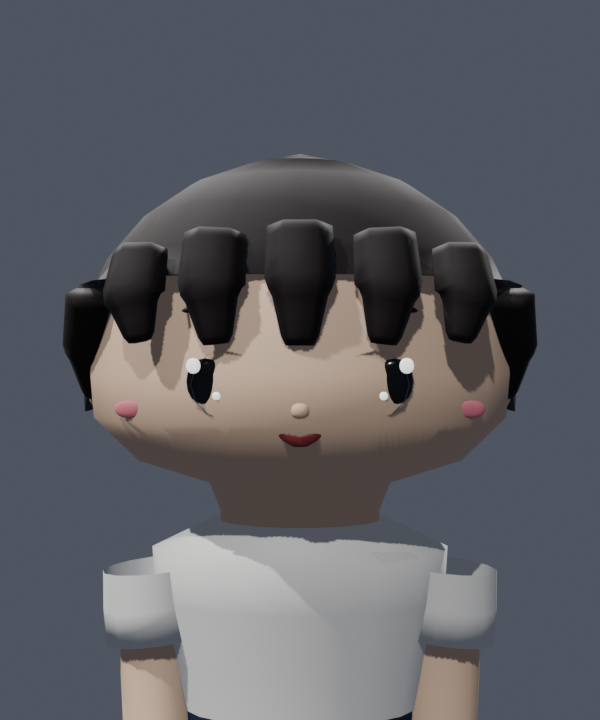
#> input picture blender/character_prototype/factory/previews/hair_pilot/hair_001_front.png, 600 x 720 px, found by its file name
$ python make_pilot_grid.py
#> lines starting #> are read from the running program, lines starting #| are printed output that depends on the picture
import os
from PIL import Image, ImageDraw, ImageFont

pilot_dir = r"C:\Users\Admin\Desktop\GAME\GAME-KNDMST\blender\character_prototype\factory\previews\hair_pilot"
styles = [
    ("hair_001", "HAIR_001 — Classic Bowl Cut"),
    ("hair_002", "HAIR_002 — Sporty Short"),
    ("hair_003", "HAIR_003 — Rounded Bob"),
    ("hair_004", "HAIR_004 — Side-Parted Short"),
    ("hair_005", "HAIR_005 — Medium Straight"),
    ("hair_006", "HAIR_006 — Low Ponytail"),
]

cols = ["front", "three_quarter", "side", "back"]
col_titles = ["Front View", "3/4 Perspective", "Side Profile", "Back View"]

sample = Image.open(os.path.join(pilot_dir, "hair_001_front.png"))
#> sample is the input picture: PIL image 600x720 RGBA; mean R, G, B, A 93.5, 94.3, 99.1, 255
w, h = sample.size
#> w = 600; h = 720

thumb_w = 320
thumb_h = int(h * (thumb_w / w))
#> thumb_h = 384

header_h = 80
label_col_w = 260
grid_w = label_col_w + thumb_w * len(cols)
grid_h = header_h + thumb_h * len(styles) + 20
#> grid_h = 2404

sheet = Image.new("RGB", (grid_w, grid_h), (20, 22, 28))
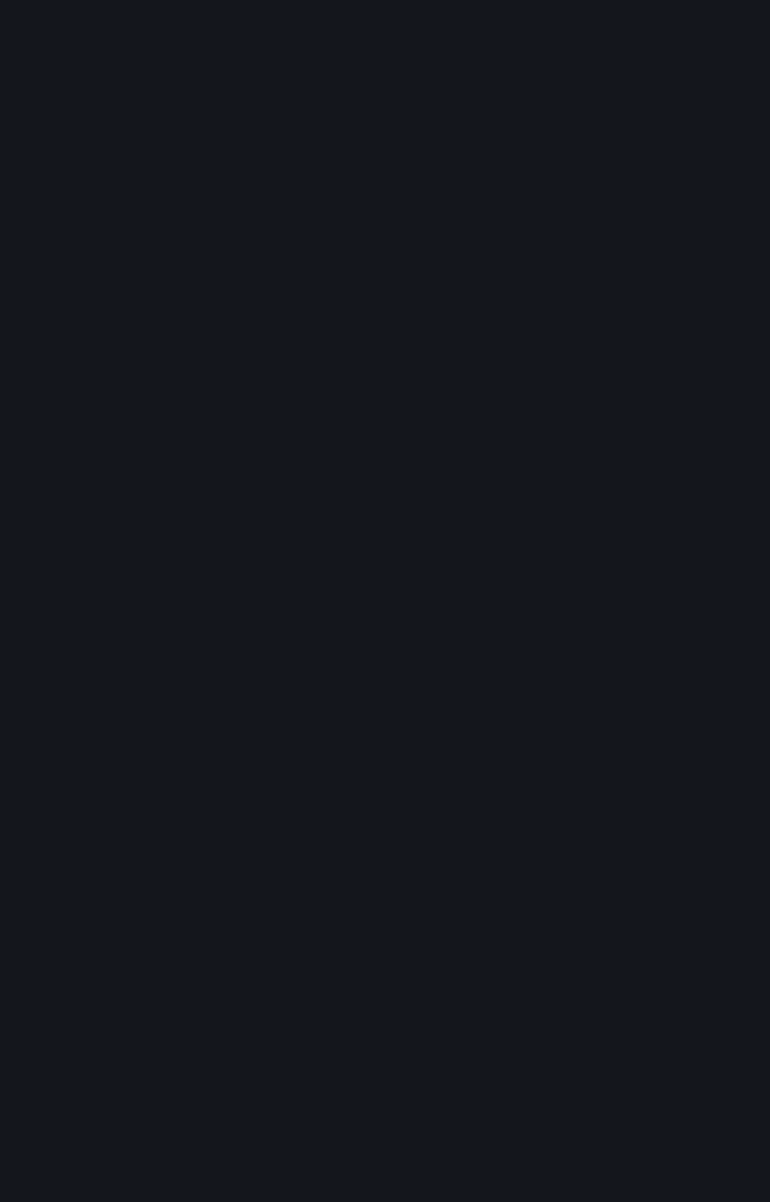
#> sheet: PIL image 1540x2404 RGB (shown at 1/2 size); mean R, G, B 20, 22, 28
draw = ImageDraw.Draw(sheet)

try:
    font_title = ImageFont.truetype("arial.ttf", 26)
    font_col = ImageFont.truetype("arial.ttf", 20)
    font_row = ImageFont.truetype("arial.ttf", 18)
except Exception:
    font_title = ImageFont.load_default()
    font_col = ImageFont.load_default()
    font_row = ImageFont.load_default()

# Header
draw.text((grid_w // 2, 35), "PILOT BATCH VALIDATION SHEET — HAIRSTYLES 001 TO 006", fill=(255, 255, 255), font=font_title, anchor="mm")

# Col titles
for c_idx, c_title in enumerate(col_titles):
    cx = label_col_w + c_idx * thumb_w + thumb_w // 2
    draw.text((cx, 65), c_title, fill=(180, 200, 220), font=font_col, anchor="mm")

# Rows
for r_idx, (s_prefix, s_label) in enumerate(styles):
    y_pos = header_h + r_idx * thumb_h
#> y_pos = 80
    # Row label background
    draw.rectangle([10, y_pos + 10, label_col_w - 10, y_pos + thumb_h - 10], fill=(28, 32, 40), outline=(50, 60, 80))
    lines = s_label.split(" — ")
    draw.text((label_col_w // 2, y_pos + thumb_h // 2 - 14), lines[0], fill=(255, 215, 120), font=font_row, anchor="mm")
    if len(lines) > 1:
        draw.text((label_col_w // 2, y_pos + thumb_h // 2 + 14), lines[1], fill=(220, 225, 235), font=font_row, anchor="mm")

    for c_idx, col_name in enumerate(cols):
        img_p = os.path.join(pilot_dir, f"{s_prefix}_{col_name}.png")
        if os.path.exists(img_p):
            im = Image.open(img_p).resize((thumb_w, thumb_h), Image.Resampling.LANCZOS)
            sheet.paste(im, (label_col_w + c_idx * thumb_w, y_pos))
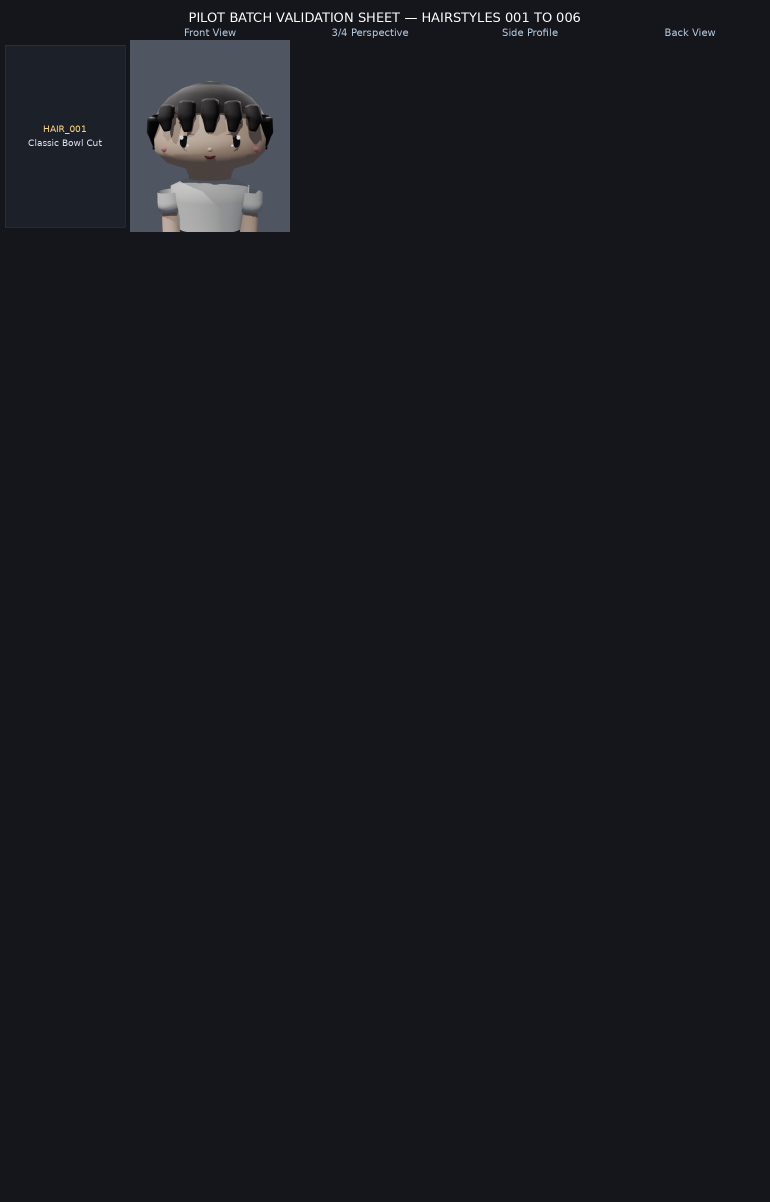
#> sheet: PIL image 1540x2404 RGB (shown at 1/2 size); mean R, G, B 23, 25.1, 31.1
            draw.rectangle([label_col_w + c_idx * thumb_w, y_pos, label_col_w + (c_idx + 1) * thumb_w, y_pos + thumb_h], outline=(40, 45, 55))
#> pass 2 of the loop `for r_idx, (s_prefix, s_label) in enumerate(styles):`:
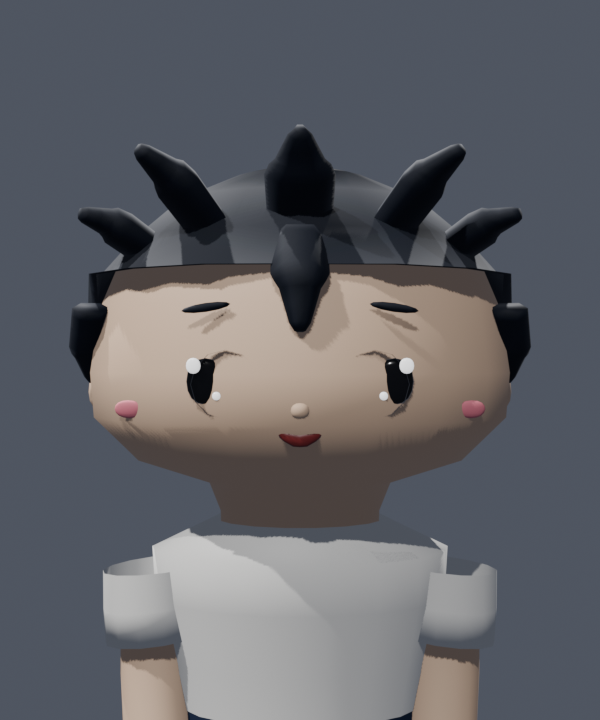
#> input picture blender/character_prototype/factory/previews/hair_pilot/hair_002_front.png, 600 x 720 px, found by its file name
#> `sheet.paste(im, (label_col_w + c_idx * thumb_w, y_pos))`:
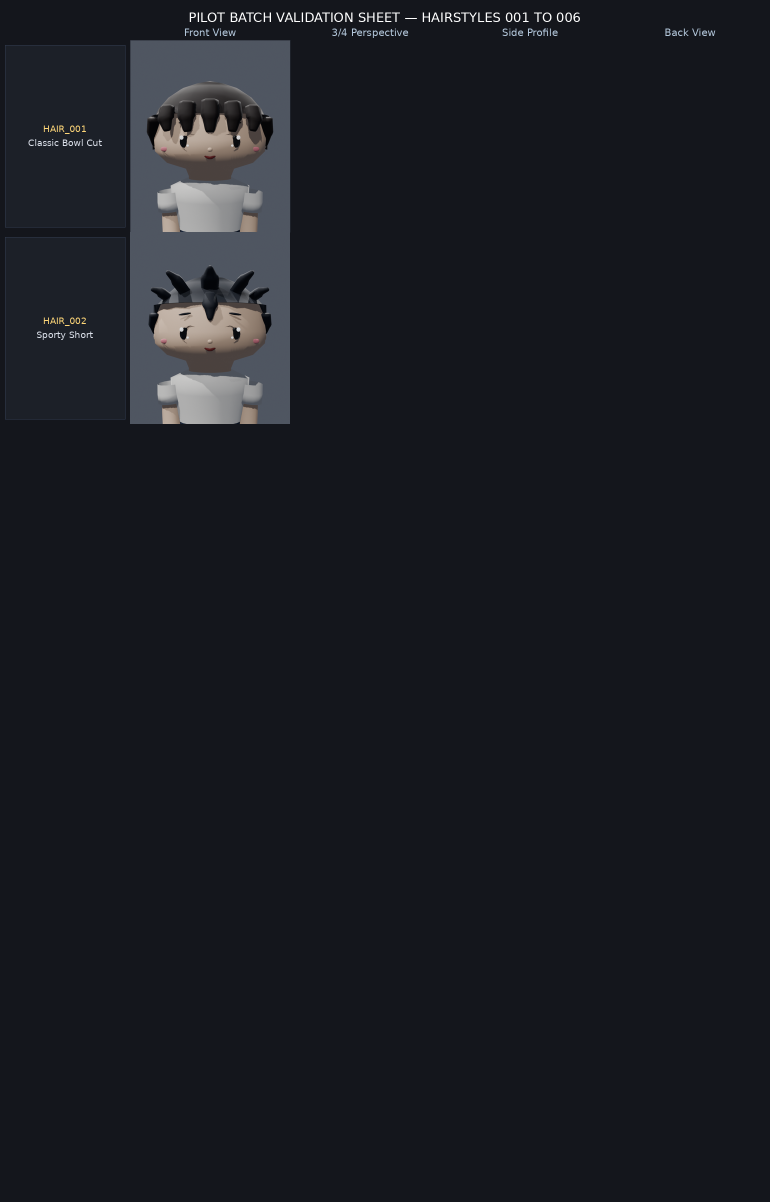
#> sheet: PIL image 1540x2404 RGB (shown at 1/2 size); mean R, G, B 25.9, 27.9, 33.9

out_sheet = os.path.join(pilot_dir, "pilot_comparison_grid.png")
sheet.save(out_sheet, quality=95)
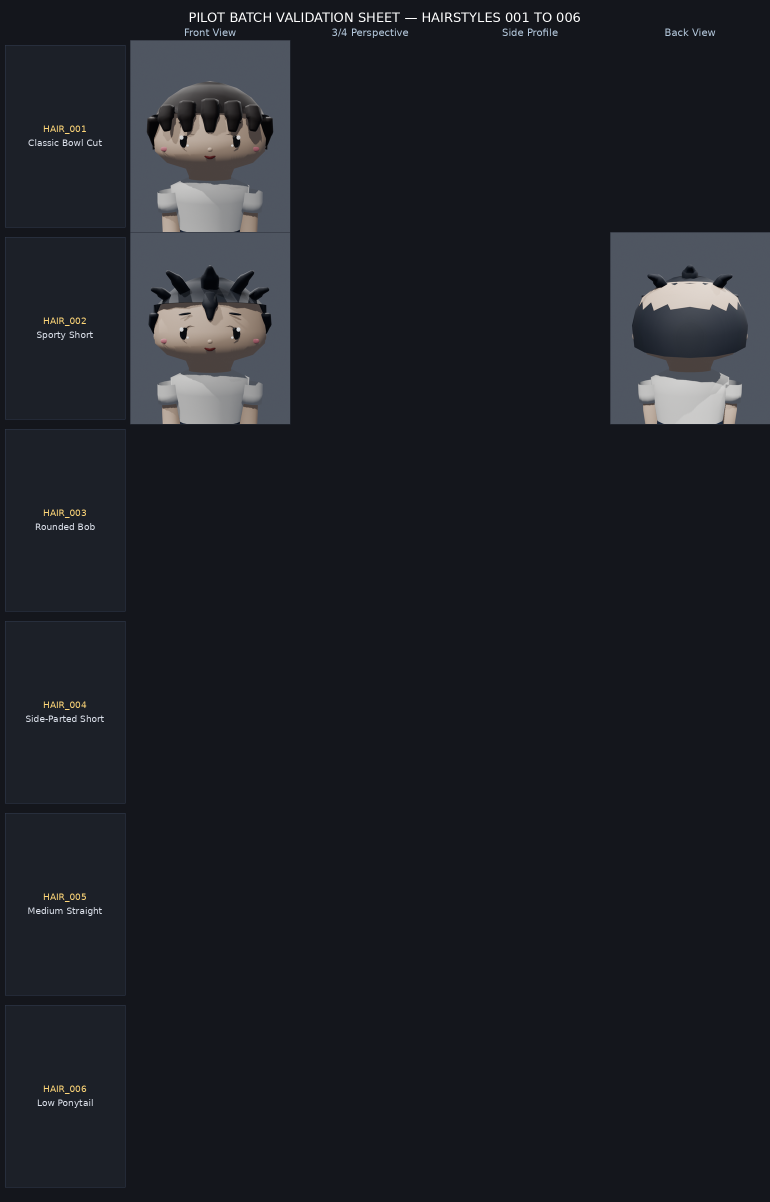
#> saved as pilot_comparison_grid.png: PIL image 1540x2404 RGB (shown at 1/2 size); mean R, G, B 29.4, 31.6, 37.9
print(f"Pilot grid saved to: {out_sheet}")
